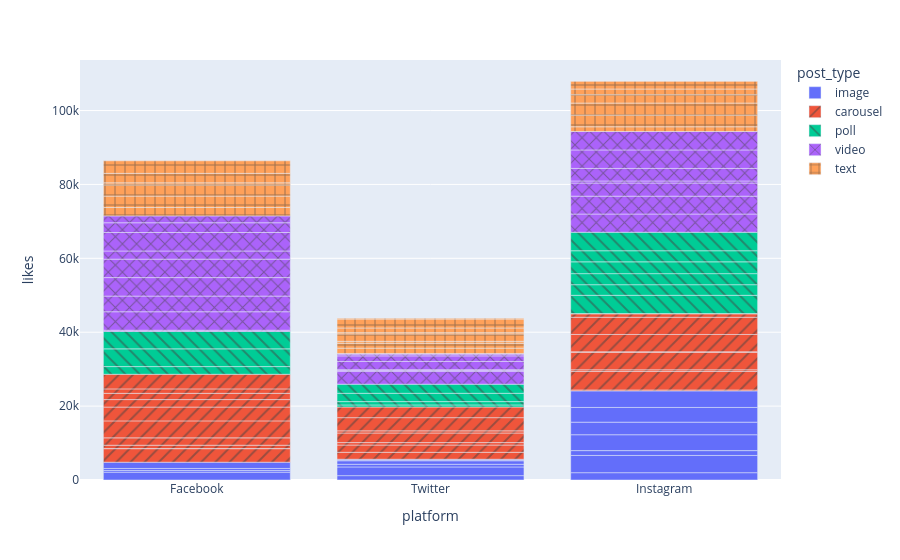

Notebook source saved alongside this figure:
### Code cell
fig = px.bar(sm,
            x='platform',
            y='likes',
            color='post_type',
            pattern_shape='post_type',
            hover_data=['shares','comments'],
            barmode='relative')
fig.show()

### Figure 1 — Plotly figure (JSON) as saved in the notebook; plotly's stock layout.template omitted (floating-point values rounded to 4 significant figures)
{"data": [{"customdata": [[628, 474], [187, 90], [906, 30], [18, 154], [79, 86], [731, 153], [183, 202], [852, 201], [298, 169], [327, 113], [825, 360], [230, 190], [127, 163], [326, 314], [284, 89], [290, 207], [25, 357]], "hovertemplate": "post_type=image<br>platform=%{x}<br>likes=%{y}<br>shares=%{customdata[0]}<br>comments=%{customdata[1]}<extra></extra>", "legendgroup": "image", "marker": {"color": "#636efa", "pattern": {"shape": ""}}, "name": "image", "orientation": "v", "showlegend": true, "textposition": "auto", "type": "bar", "x": ["Facebook", "Twitter", "Instagram", "Twitter", "Facebook", "Facebook", "Instagram", "Instagram", "Twitter", "Twitter", "Instagram", "Instagram", "Twitter", "Instagram", "Twitter", "Facebook", "Instagram"], "xaxis": "x", "y": [2121, 1183, 1982, 2348, 455, 548, 4665, 1309, 725, 950, 4297, 3401, 227, 3982, 187, 1694, 4483], "yaxis": "y"}, {"customdata": [[694, 432], [211, 186], [438, 225], [375, 78], [262, 314], [439, 44], [399, 80], [515, 70], [739, 216], [845, 333], [461, 176], [85, 97], [496, 34], [956, 332], [849, 227], [724, 452], [165, 390], [656, 257], [96, 102], [785, 189], [757, 314], [417, 263], [339, 197], [462, 402], [734, 432], [911, 294]], "hovertemplate": "post_type=carousel<br>platform=%{x}<br>likes=%{y}<br>shares=%{customdata[0]}<br>comments=%{customdata[1]}<extra></extra>", "legendgroup": "carousel", "marker": {"color": "#EF553B", "pattern": {"shape": "/"}}, "name": "carousel", "orientation": "v", "showlegend": true, "textposition": "auto", "type": "bar", "x": ["Facebook", "Instagram", "Twitter", "Facebook", "Facebook", "Twitter", "Instagram", "Facebook", "Facebook", "Instagram", "Twitter", "Twitter", "Twitter", "Instagram", "Facebook", "Instagram", "Facebook", "Facebook", "Twitter", "Instagram", "Instagram", "Facebook", "Twitter", "Facebook", "Instagram", "Instagram"], "xaxis": "x", "y": [3660, 256, 1878, 45, 889, 1961, 5000, 1992, 4594, 447, 667, 2586, 592, 4763, 3742, 130, 2026, 1690, 3571, 4678, 4656, 1203, 2884, 3956, 951, 36], "yaxis": "y"}, {"customdata": [[688, 408], [736, 10], [55, 136], [480, 130], [388, 500], [978, 449], [28, 162], [445, 187], [993, 44], [365, 30], [243, 109], [517, 124], [204, 500]], "hovertemplate": "post_type=poll<br>platform=%{x}<br>likes=%{y}<br>shares=%{customdata[0]}<br>comments=%{customdata[1]}<extra></extra>", "legendgroup": "poll", "marker": {"color": "#00cc96", "pattern": {"shape": "\\"}}, "name": "poll", "orientation": "v", "showlegend": true, "textposition": "auto", "type": "bar", "x": ["Instagram", "Instagram", "Twitter", "Twitter", "Facebook", "Facebook", "Twitter", "Twitter", "Facebook", "Instagram", "Instagram", "Instagram", "Instagram"], "xaxis": "x", "y": [4955, 2872, 559, 898, 2083, 4795, 2253, 2463, 4726, 2990, 3195, 3005, 5000], "yaxis": "y"}, {"customdata": [[286, 247], [221, 249], [89, 42], [240, 147], [43, 500], [83, 59], [980, 430], [730, 252], [118, 132], [16, 232], [96, 46], [498, 134], [728, 116], [194, 99], [761, 167], [677, 486], [630, 261], [744, 454], [404, 500], [413, 33], [792, 173], [344, 216], [458, 108]], "hovertemplate": "post_type=video<br>platform=%{x}<br>likes=%{y}<br>shares=%{customdata[0]}<br>comments=%{customdata[1]}<extra></extra>", "legendgroup": "video", "marker": {"color": "#ab63fa", "pattern": {"shape": "x"}}, "name": "video", "orientation": "v", "showlegend": true, "textposition": "auto", "type": "bar", "x": ["Twitter", "Facebook", "Twitter", "Twitter", "Facebook", "Facebook", "Facebook", "Instagram", "Twitter", "Facebook", "Twitter", "Instagram", "Facebook", "Twitter", "Instagram", "Instagram", "Instagram", "Instagram", "Facebook", "Facebook", "Instagram", "Facebook", "Twitter"], "xaxis": "x", "y": [3499, 317, 304, 119, 5000, 4245, 5000, 4929, 2236, 5000, 1498, 4846, 2204, 344, 3544, 560, 3398, 5000, 5000, 2642, 5000, 1857, 314], "yaxis": "y"}, {"customdata": [[216, 45], [52, 44], [123, 144], [338, 123], [183, 122], [348, 109], [137, 162], [177, 50], [427, 380], [127, 206], [251, 73], [318, 39], [965, 86], [761, 11], [114, 81], [312, 320], [304, 368], [62, 50], [454, 70], [67, 244], [38, 179]], "hovertemplate": "post_type=text<br>platform=%{x}<br>likes=%{y}<br>shares=%{customdata[0]}<br>comments=%{customdata[1]}<extra></extra>", "legendgroup": "text", "marker": {"color": "#FFA15A", "pattern": {"shape": "+"}}, "name": "text", "orientation": "v", "showlegend": true, "textposition": "auto", "type": "bar", "x": ["Instagram", "Twitter", "Twitter", "Twitter", "Twitter", "Twitter", "Instagram", "Instagram", "Instagram", "Instagram", "Twitter", "Facebook", "Facebook", "Facebook", "Instagram", "Facebook", "Facebook", "Twitter", "Instagram", "Facebook", "Twitter"], "xaxis": "x", "y": [1274, 1446, 1333, 512, 2013, 332, 3161, 3259, 2251, 1551, 1268, 2265, 3094, 3026, 2153, 553, 2566, 2416, 15, 3404, 229], "yaxis": "y"}], "layout": {"barmode": "relative", "legend": {"title": {"text": "post_type"}, "tracegroupgap": 0}, "margin": {"t": 60}, "xaxis": {"anchor": "y", "domain": [0, 1], "title": {"text": "platform"}}, "yaxis": {"anchor": "x", "domain": [0, 1], "title": {"text": "likes"}}}}
